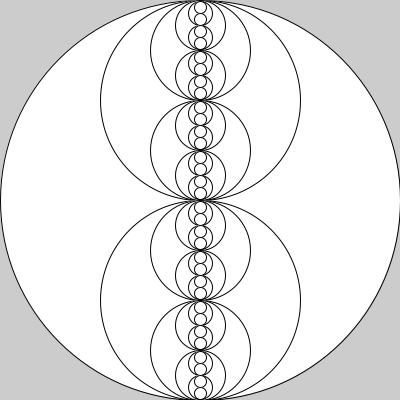
Frame 1 (no input)
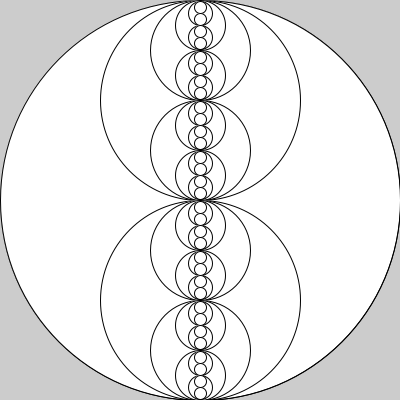
Frame 2 (the mouse pressed at the canvas centre, redrawn once)

The Processing sketch that drew these frames (run headless with seeded random() and noise(); the mouse was pressed at the canvas centre and the sketch redrawn once):

// Processing sketch: sk_recursive_circles_vertical
// ── sk_recursive_circles_vertical.pde
void setup()
{
  size( 400, 400 );
  noLoop();  // アニメーションしない
}

void draw()
{
  drawCircle( height/2, 200, 5 );  // 最初の再帰呼び出し
}

/**
  再帰関数：円を再帰的に上下に描画する
*/
void drawCircle( int iY, int iRadius, int iLevel )
{
  ellipseMode( RADIUS );
  circle( width/2, iY, iRadius );
  
  if( iLevel > 0 )
  {
    drawCircle( iY - iRadius/2, iRadius/2, iLevel - 1 );  // 再帰呼び出し：上
    drawCircle( iY + iRadius/2, iRadius/2, iLevel - 1 );  // 再帰呼び出し：下
  }
}
